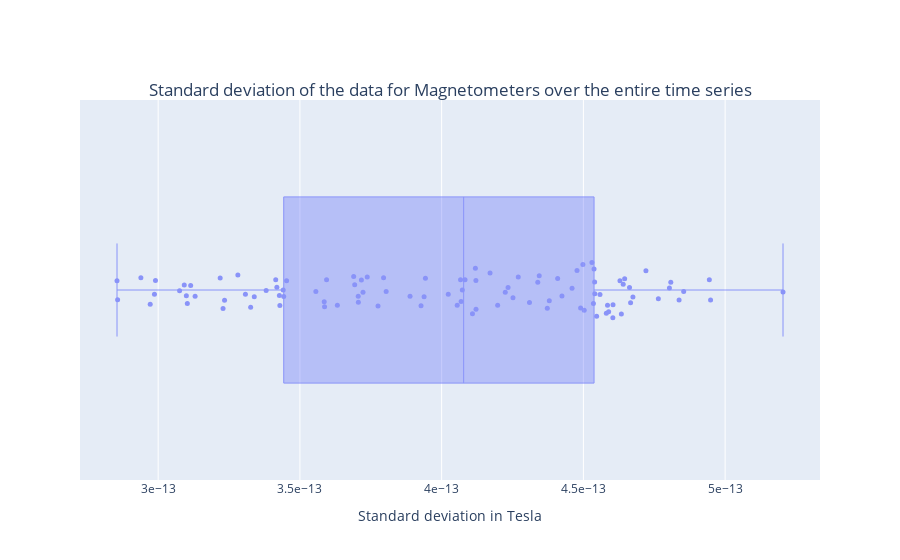
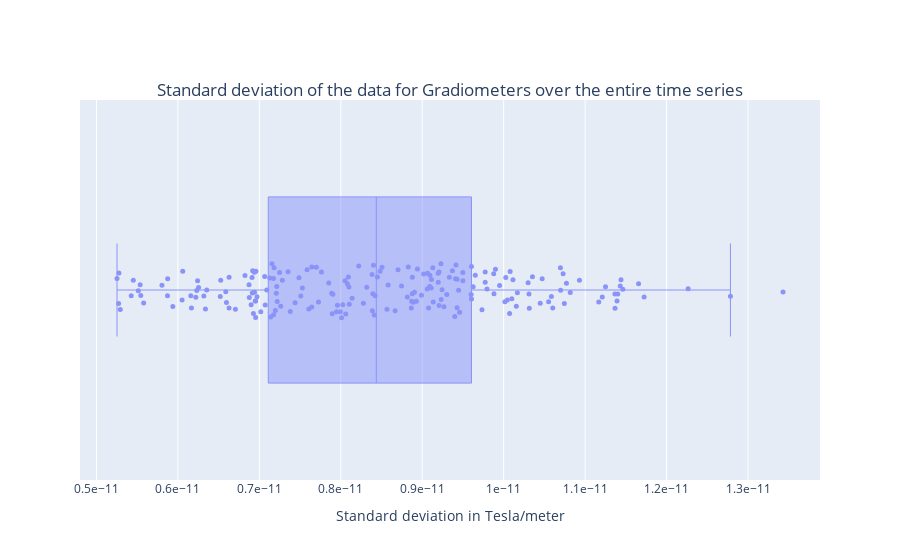
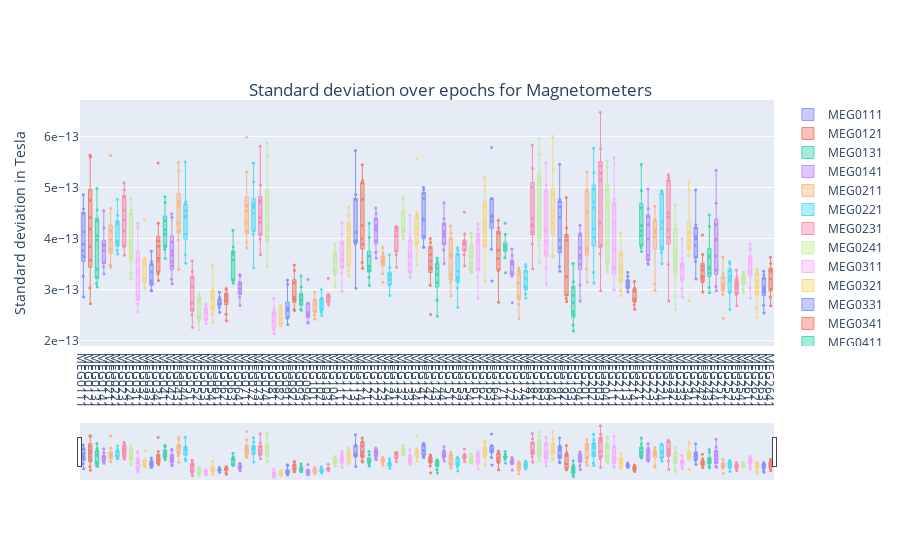
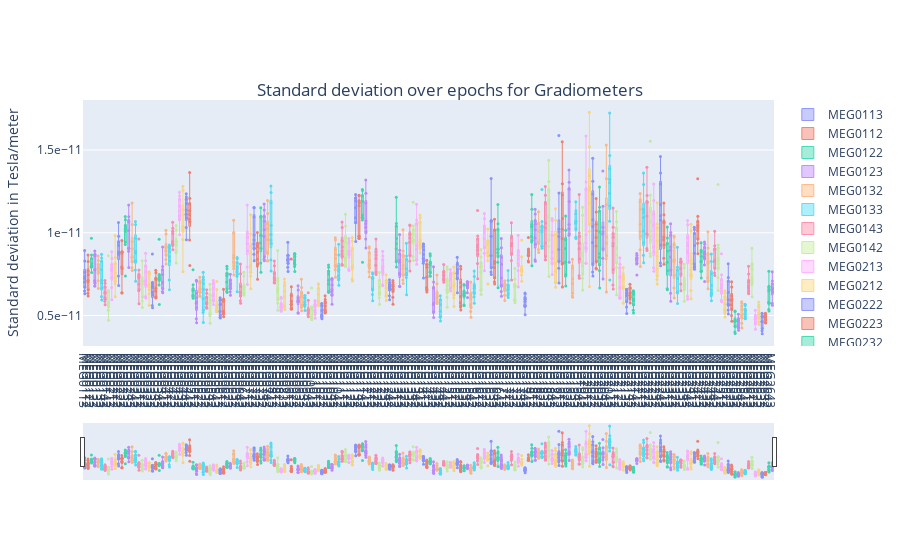

Here is the notebook cell these charts were saved with, in order:
### Code cell
config = configparser.ConfigParser()
config.read('settings.ini')
data_file = '/Volumes/M2_DATA/MEG_QC_stuff/data/from openneuro/ds003483/sub-009/ses-1/meg/sub-009_ses-1_task-deduction_run-1_meg.fif'
dict_of_dfs_epoch, epochs_mg, channels, raw_bandpass, raw_bandpass_resamp, raw_cropped, raw = initial_stuff(config, data_file)
m_or_g_chosen = ['mags','grads']
sid='009'
#dfs_ptp_amlitude_annot, bad_channels, amplit_annot_with_ch_names = PP_auto_meg_qc(sid, config, channels, raw, m_or_g_chosen)

out_with_name_and_format = RMSE_meg_qc(sid, config, channels, dict_of_dfs_epoch, raw_bandpass_resamp, m_or_g_chosen)
